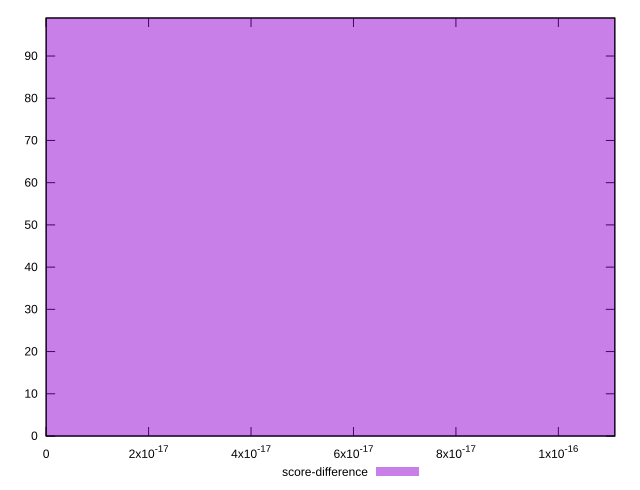

Source code (gnuplot):
reset

$scoreDifference <<EOF
0 99
EOF

set key outside below
set boxwidth 1e-12
set xrange [0:1.1102230246251565e-16]
set yrange [0:99]
set trange [0:99]
set style fill transparent solid 0.5 noborder
set terminal svg size 640, 490 enhanced background rgb 'white'
set output "reports/report_00030_2021-02-24T20-42-31.540Z/unused-css-rules/samples/card/score-difference/histogram.svg"

plot $scoreDifference title "score-difference" with boxes

reset
